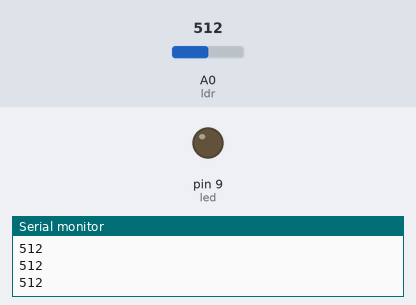
Recording of a sketch running on a simulated Arduino Uno, built with avr-gcc and run on an emulated ATmega328P. Shown: output pins drawn as LEDs (lit = HIGH), the last lines printed to the serial monitor. The inputs (shaded band) are chosen by the test bench; at power-on: A0 (ldr) = 512.

Above: at 1.2 s.
1.3 s: A0 (ldr) set to 155
2.8 s: A0 (ldr) set to 134
At 3.8 s:
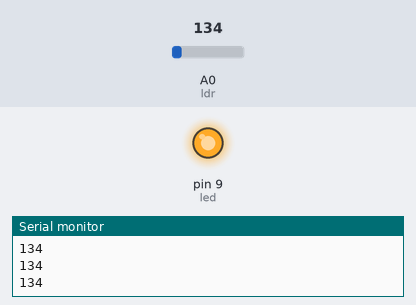
4.3 s: A0 (ldr) set to 346
5.8 s: A0 (ldr) set to 371
At 6.1 s:
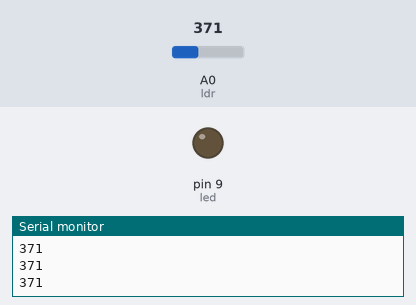
7.3 s: A0 (ldr) set to 140
At 8.3 s:
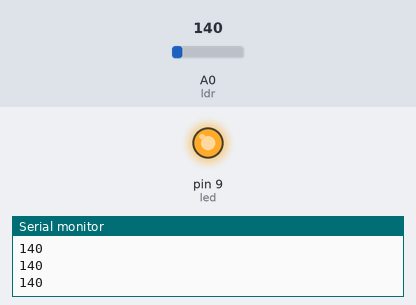
Timing chart, 0 to 9.8 s (numbered marks = the images above; inputs shaded):
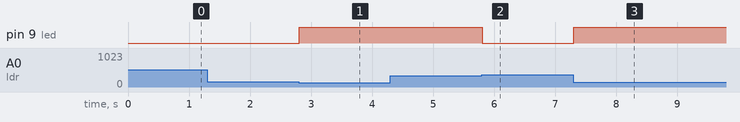

The sketch:

LDR.ino
```cpp
int ldr = A0;
int light;
int led = 9;
void setup() {
  // put your setup code here, to run once:
  pinMode(ldr, INPUT);
  Serial.begin(9600);
  pinMode(led, OUTPUT);

}

void loop() {
  // put your main code here, to run repeatedly:
  light = analogRead(ldr);
  Serial.println(light);
//  analogWrite(led, light);
  if(light < 150 && light < 360)  {
    analogWrite(led, 500);
    }

  else if(light > 360){

    analogWrite(led, 0);


    }


  }
```

Measured:
- the behaviour switches between 150 and 149 on A0 (ldr) (found by bisection; images 0 and 1)
- the behaviour switches between 360 and 361 on A0 (ldr) (found by bisection; images 1 and 2)
- after the input at 2.8 s, pin 9 (led): LOW → HIGH at once
- after the input at 5.8 s, pin 9 (led): HIGH → LOW at once
- after the input at 7.3 s, pin 9 (led): LOW → HIGH at once
